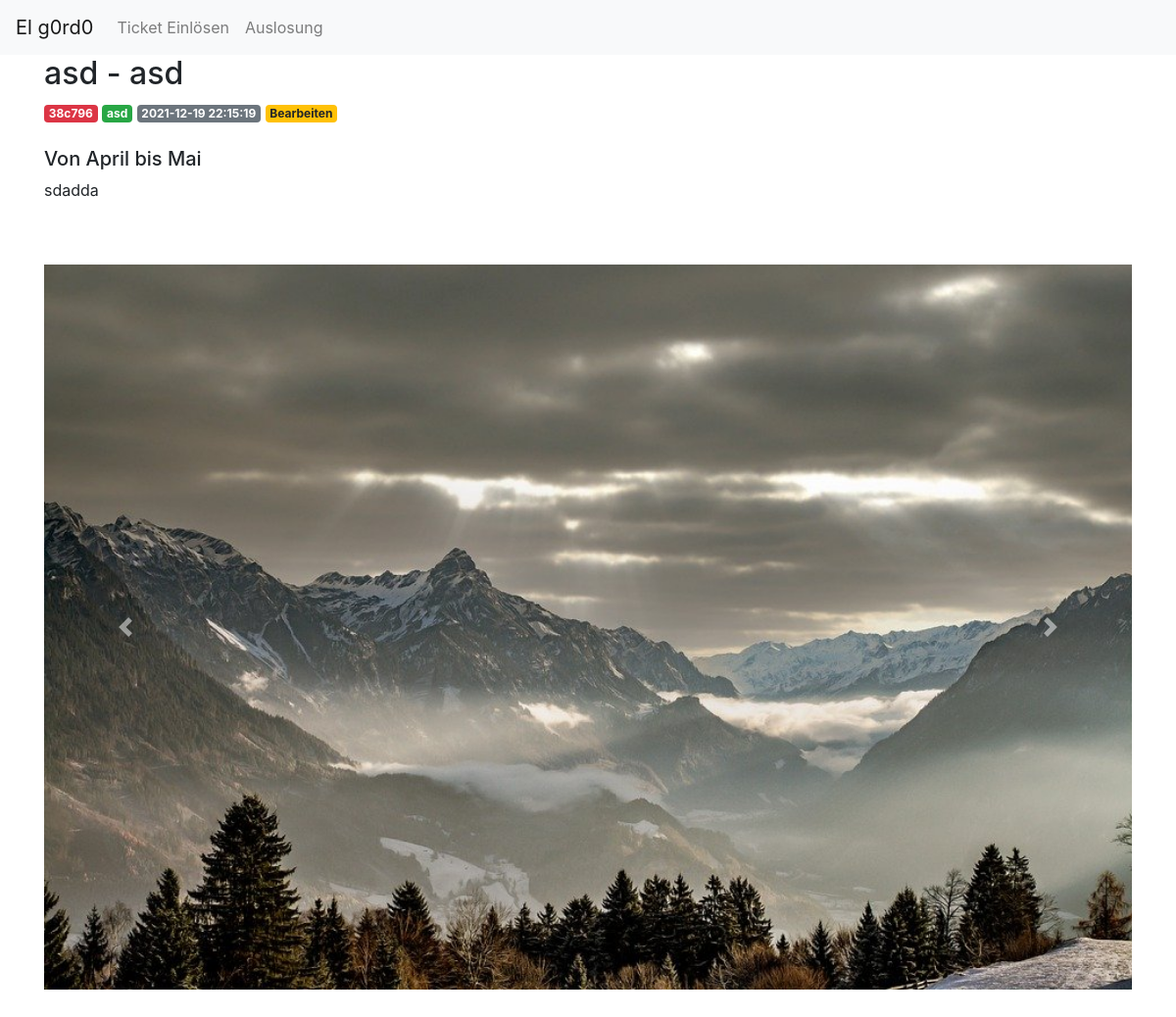
/38c796, run on the app's committed database.
### tables this page shows
CREATE TABLE posts (
    id INTEGER PRIMARY KEY AUTOINCREMENT,
    created TIMESTAMP NOT NULL DEFAULT CURRENT_TIMESTAMP,
    code TEXT NOT NULL,
    name TEXT NOT NULL,
    country TEXT NOT NULL,
    city TEXT NOT NULL,
    content TEXT NOT NULL,
    start TEXT NOT NULL,
    until TEXT NOT NULL
);

CREATE TABLE images (
    id INTEGER PRIMARY KEY AUTOINCREMENT,
    created TIMESTAMP NOT NULL DEFAULT CURRENT_TIMESTAMP,
    code TEXT NOT NULL,
    filename TEXT NOT NULL
);

### app.py (the view)
@app.route('/<post_code>')
def post(post_code):
	post = get_post(post_code)
	images = get_images(post_code)
	print(images, file=sys.stderr)
	return render_template('post.html', post=post, images=images)

### app.py (called while the page is built)
def get_db_connection():
	if os.path.isfile('/home/elg0rd0/flask_lottery/database.db'):
		conn = sqlite3.connect('/home/elg0rd0/flask_lottery/database.db')
		print ("running on pyanywhere", file=sys.stderr)
	else:
		conn = sqlite3.connect('database.db')
		print ("running locally", file=sys.stderr)
	conn.row_factory = sqlite3.Row
	return conn

def get_post(post_code):
	conn = get_db_connection()
	post = conn.execute('SELECT * FROM posts WHERE code = ?',
						(post_code,)).fetchone()
	conn.close()
	if post is None:
		abort(404)
	return post

def get_images(image_code):
	conn = get_db_connection()
	post = conn.execute('SELECT * FROM images WHERE code = ?',
						(image_code,)).fetchall()
	conn.close()
	return post

### templates/post.html (shortened to what this page needs)
{% extends 'base.html' %}
{% block content %}
  <h2>{% block title %} {{ post['country'] }} - {{ post['city'] }} {% endblock %}</h2>
  <span class="badge badge-danger">{{ post['code'] }}</span>
  <span class="badge badge-success">{{ post['name'] }}</span>
  <span class="badge badge-secondary">{{ post['created'] }}</span>
  <a href="{{ url_for('edit', code=post['code']) }}">
      <span class="badge badge-warning">Bearbeiten</span>
  </a>
  <br></br>
  <h5>Von {{ post['start'] }} bis {{ post['until'] }}</h5>
  <p>{{ post['content'] }}</p>
  <br></br>
  <div id="carouselExampleControls" class="carousel slide" data-ride="carousel">
    <div class="carousel-inner">
      {% for image in images %}
        {% if loop.first %}
          <div class="carousel-item active">
            <img class="d-block w-100" src="static/uploads/{{ image['filename'] }}">
          </div>
        {% endif %}
      {% endfor %}
    <a class="carousel-control-prev" href="#carouselExampleControls" role="button" data-slide="prev">
      <span class="carousel-control-prev-icon" aria-hidden="true"></span>
    </a>
    <a class="carousel-control-next" href="#carouselExampleControls" role="button" data-slide="next">
      <span class="carousel-control-next-icon" aria-hidden="true"></span>
    </a>
  </div>
  <br></br>
{% endblock %}

### data on the page
posts: country "asd", city "asd", code "38c796", name "asd", created "2021-12-19 22:15:19", start "April", until "Mai", content "sdadda"
images: filename (picture)
